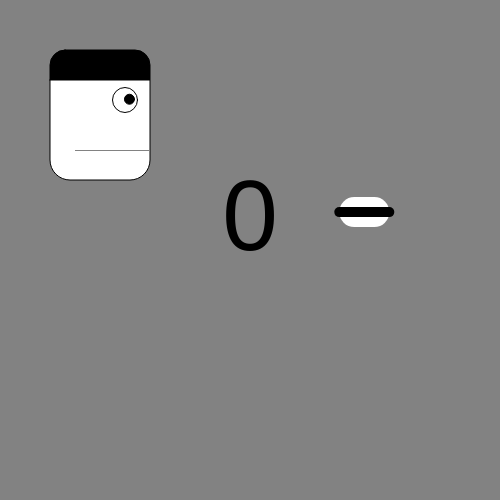
Frame 1 (no input)
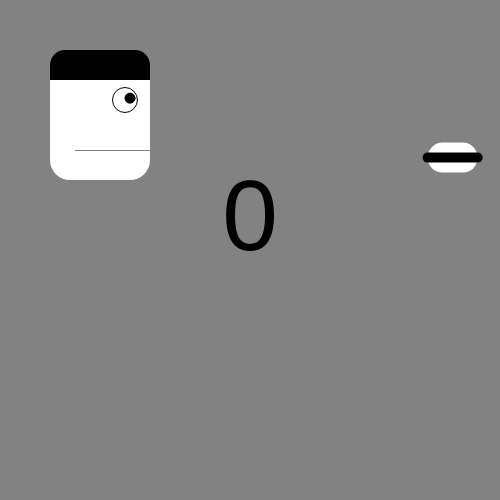
Frame 60 (no input)
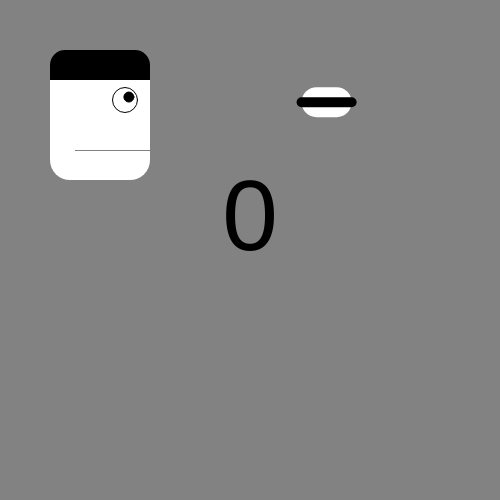
Frame 120 (the mouse pressed at the canvas centre since frame 60)

The p5.js sketch that drew these frames (run headless with seeded random() and noise() and a simulated clock; from frame 60 on, the mouse is pressed at the canvas centre):

// p5.js sketch
// ── sketch.js
let offset = 0;
let velocityX;
let velocityY;
let counter = 0;

let hairX = 50;
let hairY = 50;
let hairW = 100;
let hairH = 30;

let headX = 50;
let headY = 80;
let headW = 100;
let headH = 100;

let mouthX = 75;
let mouthY = 150;
let mouthW = 75;
let mouthH = 1;

let burgerX;
let burgerY;
let burgerW = 50;
let burgerH = 30;
let pattyW = 60;
let pattyH = 10;

let headM = 80;
let mouthM = 150;
let headAdd;
let mouthAdd;
let eyeMX;
let eyeMy;

let eyeX = 125;
let eyeY = 100;
let eyeR = 25;

let pupilX = 125;
let pupilY = 100;
let pupilR = 10;

function setup() {
    createCanvas(500, 500);
    burgerX = random(150, 450);
    burgerY = random(150, 450);
    velocityX = random(-3, 3);
    velocityY = random(-3, 3);
}

function draw() {
    background(130);
    drawRalph();
    burger();
//    eatBurger();
    drawScore();
}

function drawScore() {
    textSize(100);
    textAlign(CENTER);
    text(counter, 250, 250);
}

function drawRalph() {
    mapFace();
    rectMode(CORNER);
    fill('black');
    rect(hairX, hairY + offset, hairW, hairH, 20, 20, 0, 0);
    fill('white');
    rect(headX, headY + offset, headW, headH + headAdd, 0, 0, 20, 20);
    fill(130);
    noStroke();
    rect(mouthX, mouthY + offset, mouthW, mouthH + mouthAdd);
    fill('white');
    moveRalph();
    stroke(1);
    ellipse(eyeX, eyeY + offset, eyeR);
    fill('black');
    ellipse(pupilX + eyeMX, pupilY + eyeMY + offset, pupilR);
    noStroke();
}

function mapFace() {
    headAdd = map(burgerX, 300, 200, 0, 50, true);
    mouthAdd = map(burgerX, 300, 200, 0, 50, true);
    eyeMX = map(burgerX, 400, 200, 5, 2, true);
    eyeMY = map(burgerY, 0, height, -5, 5, true);
}

function burger() {
    rectMode(CENTER);
    fill('white');
    rect(burgerX, burgerY, burgerW, burgerH, 20, 20, 20, 20);
    fill('black');
    rect(burgerX, burgerY, pattyW, pattyH, 20, 20, 20, 20);
    moveBurger();
}

function moveBurger() {
    burgerX += velocityX;
    burgerY += velocityY;
    if (burgerX - pattyW / 2 <= headX + headW + 10 && burgerY - burgerH / 2 > mouthY + offset && burgerY + burgerH / 2 < mouthY + offset + mouthAdd) {
        if(burgerY - burgerH/2 <= mouthY + offset + 6){
            velocityY = 3;
        }
        if(burgerY + burgerH/2 >= mouthY + offset + mouthAdd - 6){
            velocityY = -3;
        }
        if(burgerX - pattyW/2 <= mouthX){
            eatBurger();
        }
    } else {
        if (burgerX - pattyW / 2 < headX + headW) {
            velocityX = 3;
        }
        if (burgerX + pattyW / 2 > width) {
            velocityX = -3;
        }
        if (burgerY - burgerH / 2 < 0) {
            velocityY = 3;
        }
        if (burgerY + burgerH / 2 > height) {
            velocityY = -3;
        }
    }
}


function moveRalph() {
    if (keyIsDown(DOWN_ARROW)) {
        offset += 3;
    }
    if (keyIsDown(UP_ARROW)) {
        offset -= 3;
    }
}

function eatBurger() {
//    if (burgerX - pattyW / 2 <= headX + headW + 10 && burgerY - burgerH / 2 > mouthY + offset && burgerY + burgerH / 2 < mouthY + offset + mouthAdd) {
        counter++;
        burgerX = random(200, 450);
        burgerY = random(50, 450);
//    }
}
